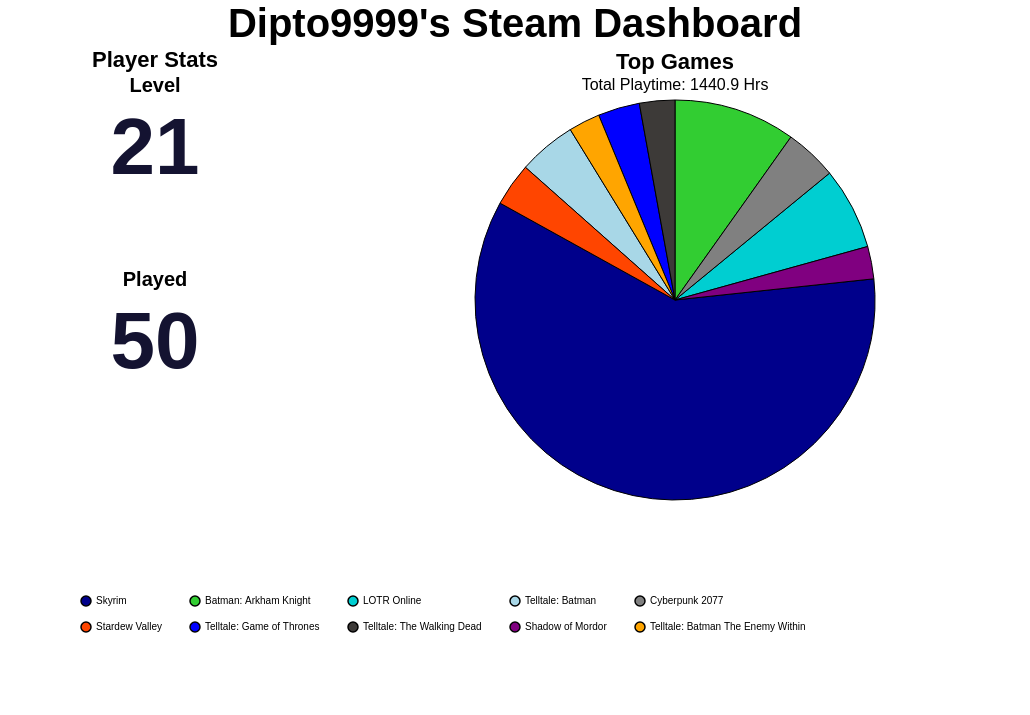

Describe this chart as a Vega-Lite specification.
### Vega-Lite specification from a JSON file in a GitHub repository (floating-point values rounded to 4 significant figures)
{"background": null, "config": {"view": {"continuousWidth": 300, "continuousHeight": 300, "strokeOpacity": 0, "strokeWidth": 1.5}, "axis": {"labelFontSize": 12, "titleFontSize": 16}, "legend": {"labelFontSize": 12, "titleFontSize": 16}}, "hconcat": [{"vconcat": [{"data": {"name": "data-ce2f25787bade8ca3fba4cb14335a451"}, "mark": {"type": "text", "align": "center", "baseline": "middle", "color": "#141331", "fontSize": 80, "fontWeight": "bold"}, "encoding": {"text": {"field": "Value", "type": "quantitative"}, "x": {"axis": null, "field": "Metric", "type": "nominal"}, "y": {"value": 50}}, "height": 150, "title": {"text": "Level", "anchor": "middle", "fontSize": 20}, "width": 300}, {"data": {"name": "data-92b892d679d5fbeaa0a56e1238c7fc12"}, "mark": {"type": "text", "align": "center", "baseline": "middle", "color": "#141331", "fontSize": 80, "fontWeight": "bold"}, "encoding": {"text": {"field": "Value", "type": "quantitative"}, "x": {"axis": null, "field": "Metric", "type": "nominal"}, "y": {"value": 50}}, "height": 150, "title": {"text": "Played", "anchor": "middle", "fontSize": 20}, "width": 300}], "title": {"text": "Player Stats", "anchor": "middle", "fontSize": 22}}, {"data": {"name": "data-b2da6c3eee8efb20e4c0e498a7d77a12"}, "mark": {"type": "arc", "stroke": "black", "strokeWidth": 1}, "encoding": {"color": {"field": "name", "legend": {"columnPadding": 25, "columns": 5, "direction": "horizontal", "labelFontSize": 10, "orient": "bottom", "padding": 75, "rowPadding": 10, "title": "", "titleAlign": "center", "titleFontSize": 16}, "scale": {"range": ["#00008B", "#32CD32", "#00CED1", "#A8D7E7", "#808080", "#FF4500", "#0000FF", "#3D3A38", "#800080", "#FFA500", "#006400", "#8B0000", "#FFD700", "#4682B4", "#2E8B57"]}, "sort": null, "type": "nominal"}, "theta": {"field": "playtime_percentage", "type": "quantitative"}, "tooltip": [{"field": "name", "title": "Game", "type": "nominal"}, {"field": "playtime_forever", "format": ".1f", "title": "Time (Hrs)", "type": "quantitative"}, {"field": "playtime_percentage", "format": ".2f", "title": "Playtime (%)", "type": "quantitative"}]}, "height": 400, "title": {"text": "Top Games", "anchor": "middle", "fontSize": 22, "subtitle": "Total Playtime: 1440.9 Hrs", "subtitleFontSize": 16}, "width": 700}], "padding": {"left": 250, "right": 250, "top": 0, "bottom": 0}, "title": {"text": "Dipto9999's Steam Dashboard", "anchor": "middle", "fontSize": 40}, "$schema": "https://vega.github.io/schema/vega-lite/v5.20.1.json", "datasets": {"data-ce2f25787bade8ca3fba4cb14335a451": [{"Metric": "Level", "Value": 21}], "data-92b892d679d5fbeaa0a56e1238c7fc12": [{"Metric": "Played", "Value": 50}], "data-b2da6c3eee8efb20e4c0e498a7d77a12": [{"name": "Skyrim", "playtime_forever": 845.3, "appid": 72850, "playtime_percentage": 59.74}, {"name": "Batman: Arkham Knight", "playtime_forever": 139.2, "appid": 208650, "playtime_percentage": 9.84}, {"name": "LOTR Online", "playtime_forever": 93.82, "appid": 212500, "playtime_percentage": 6.63}, {"name": "Telltale: Batman", "playtime_forever": 66.22, "appid": 498240, "playtime_percentage": 4.68}, {"name": "Cyberpunk 2077", "playtime_forever": 59.75, "appid": 1091500, "playtime_percentage": 4.22}, {"name": "Stardew Valley", "playtime_forever": 49.5, "appid": 413150, "playtime_percentage": 3.5}, {"name": "Telltale: Game of Thrones", "playtime_forever": 47.68, "appid": 330840, "playtime_percentage": 3.37}, {"name": "Telltale: The Walking Dead", "playtime_forever": 40.52, "appid": 207610, "playtime_percentage": 2.86}, {"name": "Shadow of Mordor", "playtime_forever": 37.05, "appid": 241930, "playtime_percentage": 2.62}, {"name": "Telltale: Batman The Enemy Within", "playtime_forever": 35.93, "appid": 675260, "playtime_percentage": 2.54}]}}
